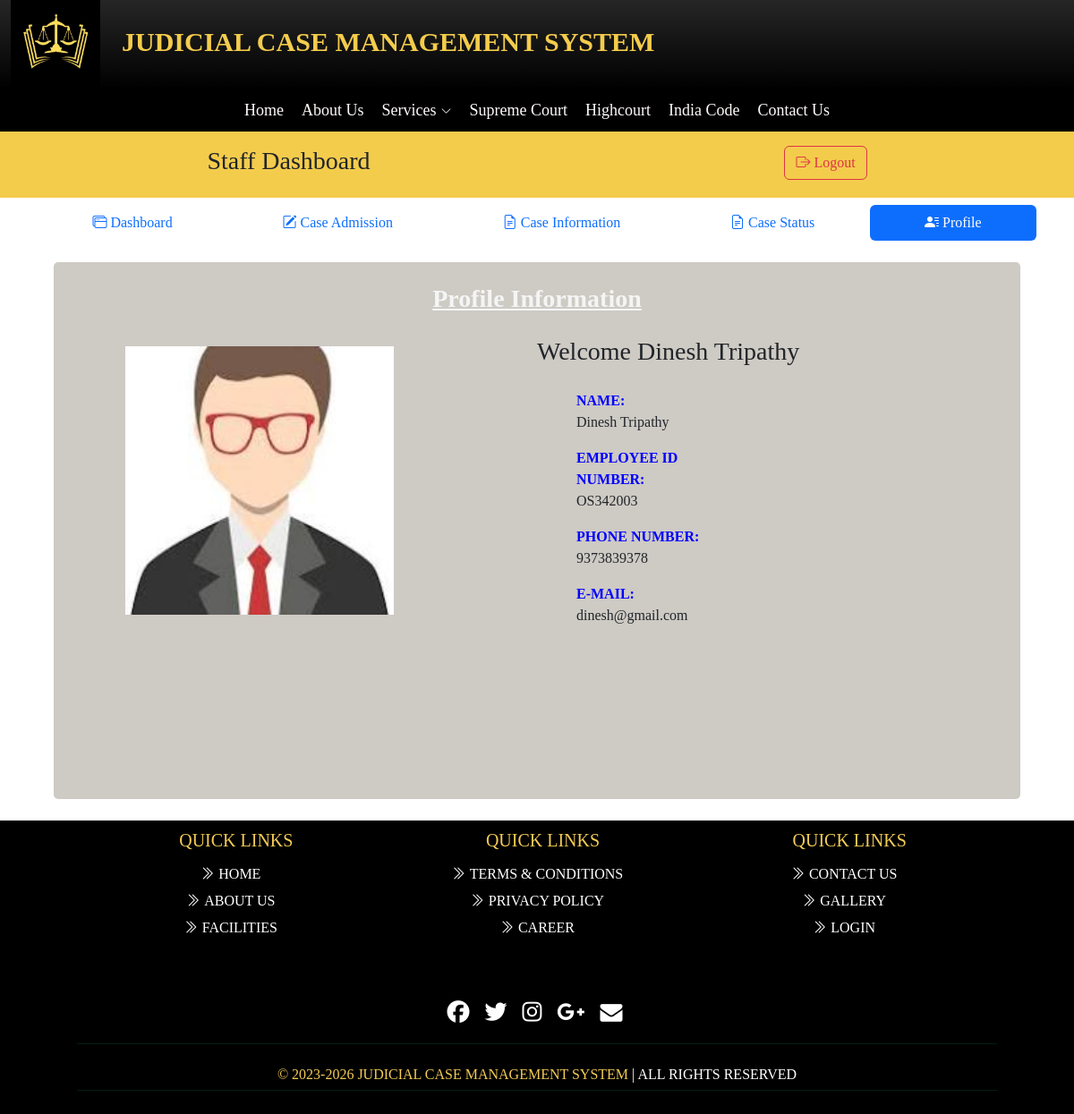
/Staff/profile.php (signed in), run on the app's committed database.
### tables this page shows
CREATE TABLE `staff_info` (
  `slno` int(11) NOT NULL,
  `s_regd` varchar(10) NOT NULL,
  `s_name` varchar(50) NOT NULL,
  `s_email` varchar(50) NOT NULL,
  `s_phn` bigint(12) NOT NULL,
  `s_pass` varchar(50) NOT NULL,
  `s_path` varchar(50) NOT NULL,
  `status` int(2) NOT NULL DEFAULT 1
);

### Staff/profile.php (the view, shortened to what this page needs)
<?php
include '../dbcon.php';
$is = $_SESSION['username'];
$sql = "select * from `staff_info` where  `s_email` = '$is' ";
$result = mysqli_query($con, $sql);
if (mysqli_num_rows($result) > 0) {
    while ($row = mysqli_fetch_array($result)) {
        $Name = $row['s_name'];
        $Regd = $row['s_regd'];
        $a = $row['s_phn'];
        $email = $row['s_email'];
        $img = $row['s_path'];
    }
} else {
    echo "Unable to Show your Information";
}
?>
<!DOCTYPE html>
<html lang="en">
<head>
</head>
<body>
    <?php include 'head.php'; ?>
    <?php include 's_nav.php'; ?>
    <div class="container boxtbl">
        <h3 class="text-center underline" style="color:whitesmoke; font-weight:700;"><u>Profile Information</u></h3>
        <section class="section about-section gray-bg" id="about">
            <div class="container">
                <div class="row align-items-center flex-row-reverse">
                    <div class="col-lg-6">
                        <div class="about-text go-to">
                            <h3 class="dark-color" style="line-height: 70px;">Welcome <?php echo $Name; ?></h3>
                            <div class="row about-list">
                                <div class="col-md-6">
                                    <div class="media">
                                        <label>NAME:</label>
                                        <p><?php echo $Name; ?></p>
                                    </div>
                                    <div class="media">
                                        <label>EMPLOYEE ID NUMBER:</label>
                                        <p><?php echo $Regd; ?></p>
                                    </div>
                                    <div class="media">
                                        <label>PHONE NUMBER:</label>
                                        <p><?php echo $a; ?></p>
                                    </div>
                                    <div class="media">
                                        <label>E-MAIL:</label>
                                        <p><?php echo $email; ?></p>
                                    </div>
                                </div>
                            </div>
                        </div>
                    </div>
                    <div class="col-lg-6">
                        <div class="about-avatar">
                            <img src="<?php echo $img; ?>" height="300" width="300" alt="profile">
                        </div>
                    </div>
                </div>
            </div>
        </section>
    </div>
    <?php include 'foot.php'; ?>
</body>
</html>

### assets/css/nav.css (style rules this page uses)
body { font-family: Georgia, 'Cambria'; }
.boxtbl { padding: 2%; margin: 2% auto; width: 60%; background: rgb(206, 202, 196) !important; border-radius: 5px; }
*, *::before, *::after { box-sizing: border-box; }
.row { --bs-gutter-x: -5.5rem; }

### Staff/profile.php (style rules this page uses)
label { color: blue; font-weight: 700; }
.boxtbl { height: 600px; }

### Staff/head.php (style rules this page uses)
.boxtbl { padding: 2%; margin: 2% auto; width: 90%; background: rgb(206, 202, 196) !important; border-radius: 5px; }

### data on the page
staff_info: s_name "Dinesh Tripathy", s_regd "OS342003", s_phn "9373839378", s_email "dinesh@gmail.com", s_path (picture)
